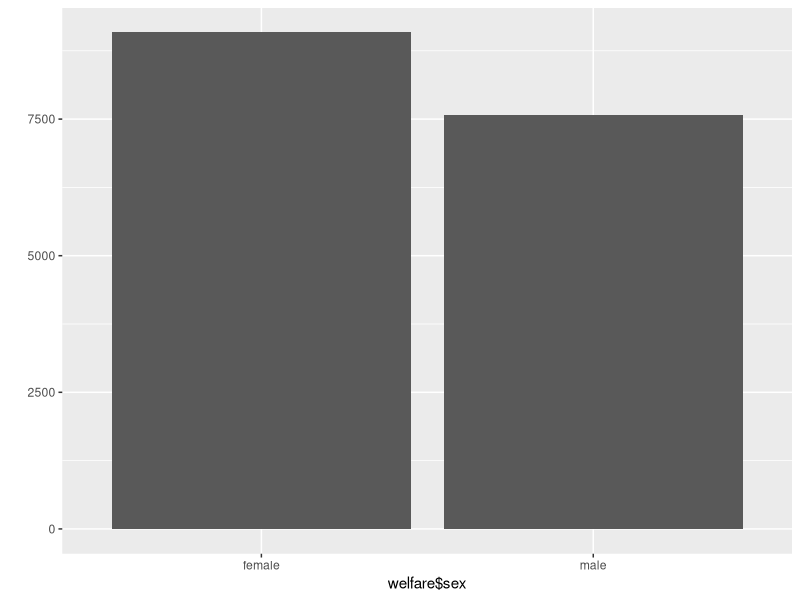
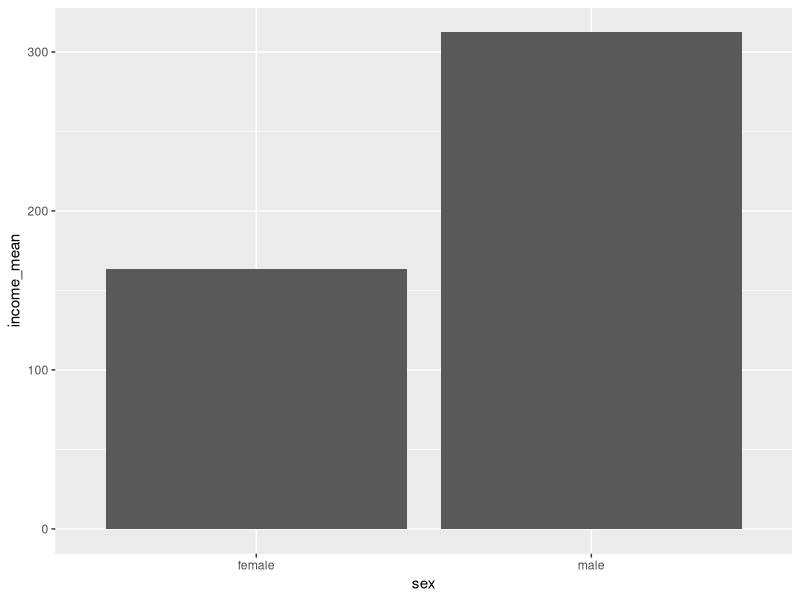
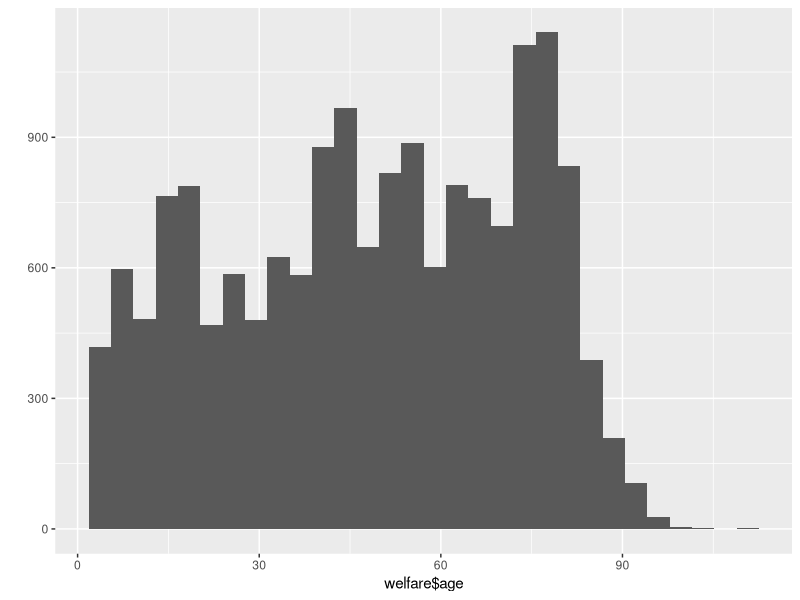
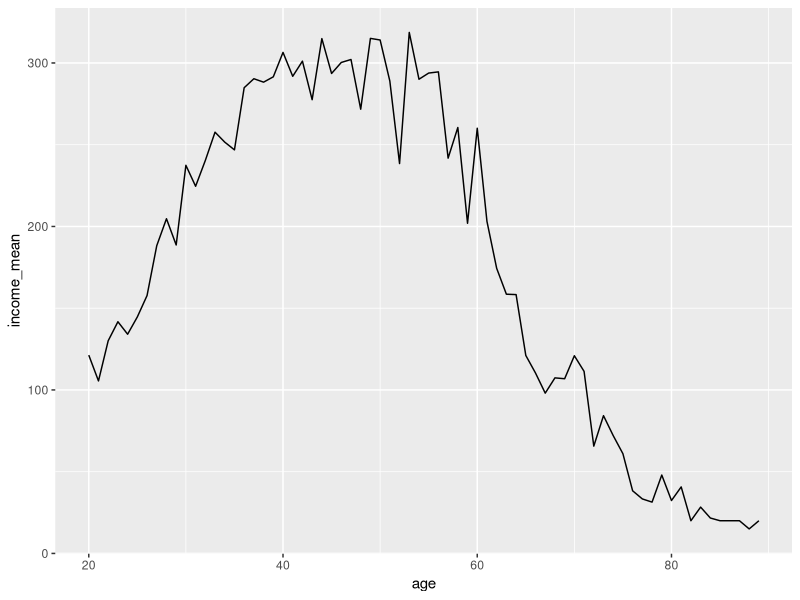
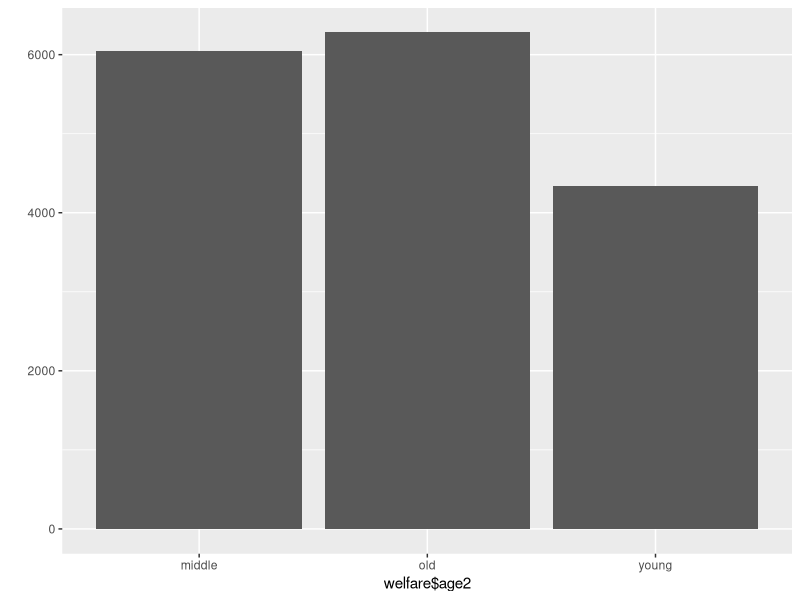
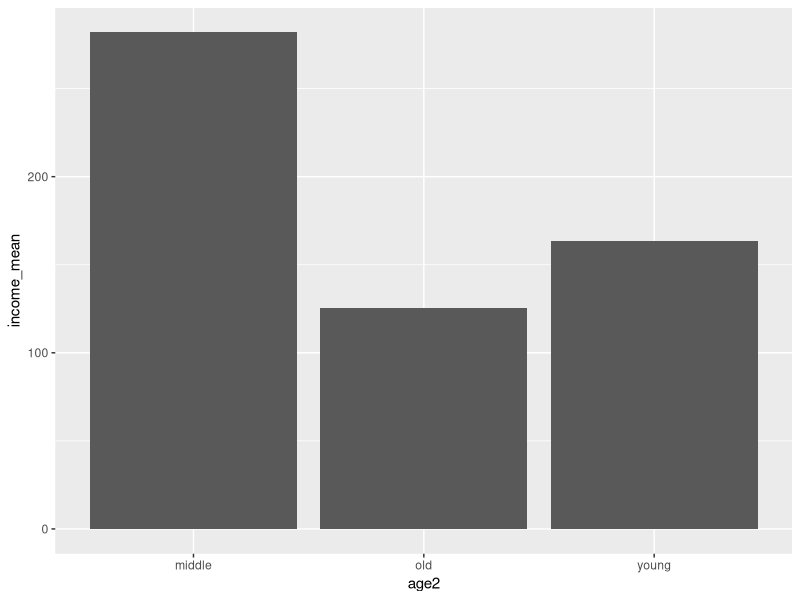
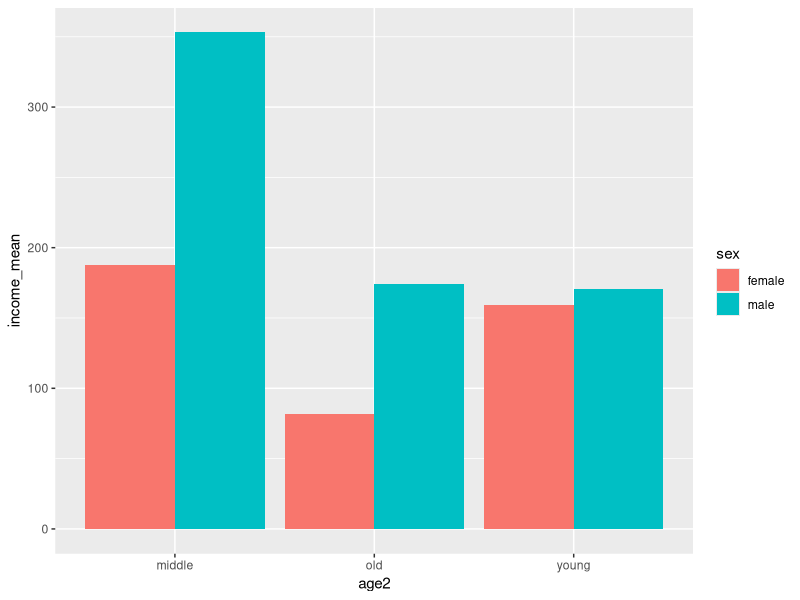
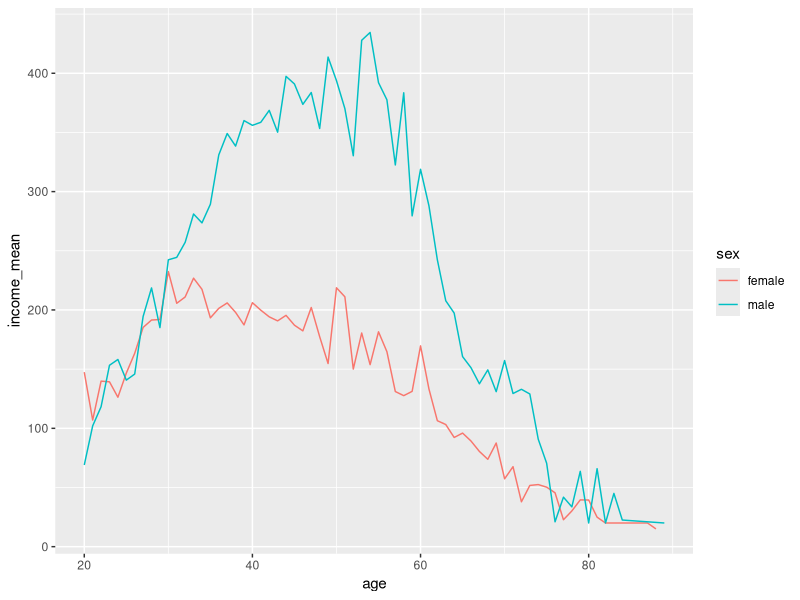

These figures' R source, in order:
## ---- chunk 1
library(ggplot2)
library(dplyr)
## ---- chunk 2
raw_welfare <- read.csv('../data-files/selected_welfare.csv')
## ---- chunk 3
welfare <- raw_welfare
## ---- chunk 4
 # 데이터 구조 확인
str(welfare)
head(welfare)
## ---- chunk 5
# 성별 데이터 확인 ( 1 : 남, 2 : 여, 9 : 모름/무응답 )
table(welfare$sex)
## ---- chunk 6
# 성별 데이터를 수치 데이터 -> 문자열 데이터로 변경
welfare$sex <- ifelse(welfare$sex == 1, 'male', 'female')
table(welfare$sex)
## ---- chunk 7
qplot(welfare$sex)
## ---- chunk 8
# 급여 데이터 확인 ( 범위 : 1 ~ 9998, 모름/무응답 : 9999)
summary(welfare$income)
## ---- chunk 9
# income의 0, 9999 -> NA 처리
welfare$income <- ifelse(welfare$income %in% c(0, 9999), NA, welfare$income)
# NA 분포 확인
table( is.na(welfare$income) )
## ---- chunk 10
# NA를 제거한 성별 급여 평균
income_by_gender <- welfare %>% 
  filter(!is.na(income)) %>% 
  group_by(sex) %>% 
  summarise(income_mean = mean(income))

income_by_gender
## ---- chunk 11
ggplot(income_by_gender, aes(x = sex, y = income_mean)) + geom_bar(stat='identity')
## ---- chunk 12
# 데이터 구조 다시보기
str(welfare)

# birth 데이터로 age 데이터로 사용
# brith 분포 확인 ( 범위 : 1900 ~ 2014, 9999 : 모름 / 무응답 )
summary(welfare$birth)

# NA 여부 확인
table( is.na(welfare$birth) )
## ---- chunk 13
# 출생년도를 사용해서 2015년 기준 나이 계산해서 새로운 컬럼에 저장
welfare <- welfare %>% 
  mutate(age = 2015 - birth + 1)

# 나이 데이터 분포 확인
summary(welfare$age)
## ---- chunk 14
qplot(welfare$age)
## ---- chunk 15
# NA인 inome을 제외하고 연령별로 급여 평균 계산
income_by_age <- welfare %>% 
  filter(!is.na(income)) %>% 
  group_by(age) %>%
  summarise(income_mean = mean(income))

income_by_age
## ---- chunk 16
ggplot(income_by_age, aes(x = age, y = income_mean)) + geom_line()
## ---- chunk 17
# 연령대 변수 만들기 ( ~ 30 / 30 ~ 60 / 60 ~ )
welfare <- welfare %>% 
  mutate(age2 = ifelse(age < 30, 
                       'young', 
                       ifelse(age < 60, 'middle', 'old')))
table(welfare$age2)
qplot(welfare$age2)
## ---- chunk 18
# 연령대별로 급여 평균
income_by_age2 <- welfare %>% 
  filter(!is.na(income)) %>% 
  group_by(age2) %>% 
  summarise(income_mean = mean(income))

income_by_age2
ggplot(income_by_age2, aes(x = age2, y = income_mean)) + geom_bar(stat='identity')
## ---- chunk 19
# 성별, 연령대별 급여 비교

income_by_age2_and_gender <- welfare %>% 
  filter(!is.na(income)) %>% 
  group_by(age2, sex) %>% 
  summarise(income_mean = mean(income))

income_by_age2_and_gender
ggplot(income_by_age2_and_gender, aes(x = age2, y = income_mean, fill = sex)) + geom_bar(stat='identity', position = 'dodge')
## ---- chunk 20
# 연령별, 성별 급여 분석
income_by_age_and_gender <- welfare %>% 
  filter(!is.na(income)) %>% 
  group_by(age, sex) %>% 
  summarise(income_mean = mean(income),
            n = n())

income_by_age_and_gender

ggplot(income_by_age_and_gender, aes(x = age, y = income_mean, col = sex)) + geom_line()
## ---- chunk 21
# 종교와 결혼상태(이혼) 관계 분석
# 결혼상태 데이터 탐색 ( 0 : 18세미만    1 : 유배우    2 : 사별    3 : 이혼    4 : 별거   5 : 미혼    6 : 기타)
class(welfare$marriage)
table(welfare$marriage)

# 이혼여부 컬럼 추가 ('marriage', 'divorce', NA)
welfare <- welfare %>% 
  mutate(marriage2 = ifelse(marriage == 1, 
                            'marriage', 
                            ifelse(marriage == 3, 'divorce', NA)))

table(is.na(welfare$marriage2))
qplot(welfare$marriage2)
## ---- chunk 22
# 종교 데이터 탐색 ( 1: 있음, 2 : 없음, 9: 모름/무응답 )
table(welfare$religion)

# 데이터를 숫자 -> 문자열
welfare$religion <- ifelse(welfare$religion == 1, "yes", "no")
table(welfare$religion)

## ---- chunk 23
# 종교와 결혼상태를 기준으로 빈도, 빈도비율 계산
religion_marriage <- welfare %>% 
  filter(!is.na(marriage2)) %>% 
  group_by(religion, marriage2) %>% 
  summarise(n = n()) %>% 
  mutate(total = sum(n)) %>%
  mutate(pct = round(n / total * 100, 1))
  
## ---- chunk 24
religion_marriage
## ---- chunk 25
# 이혼에 해당하는 데이터만 뽑기
divorce <- religion_marriage %>% 
  filter(marriage2 == 'divorce') %>% 
  select(religion, pct)

divorce

## ---- chunk 26
ggplot(divorce, aes(x = religion, y = pct)) + geom_bar(stat="identity")
## ---- chunk 27

## ---- chunk 28

## ---- chunk 29


